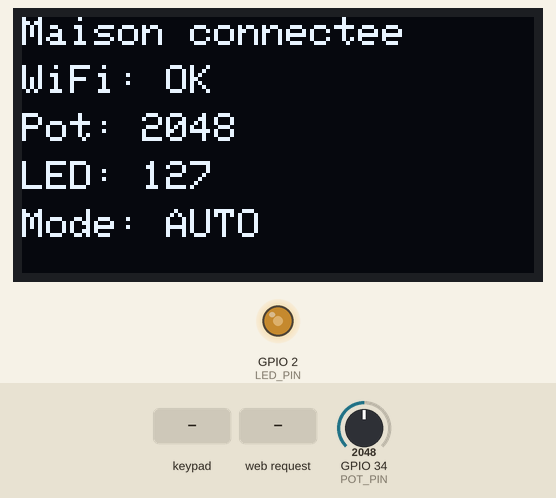
This program was run on a simulated ESP32. Shown: 128×64 one-colour display, output pins drawn as LEDs (lit = HIGH). Inputs (shaded band) come from the test bench; at power-on: GPIO 34 (POT_PIN) = 2048. WiFi joins after 1.5 s; servers stay silent unless stated; what the program prints to the serial monitor is not drawn.

Above: at 2.7 s.
2.8 s: keypad keys 1 2 3 4 5 6 7 8 A pressed 0.4 s apart
At 8.4 s:
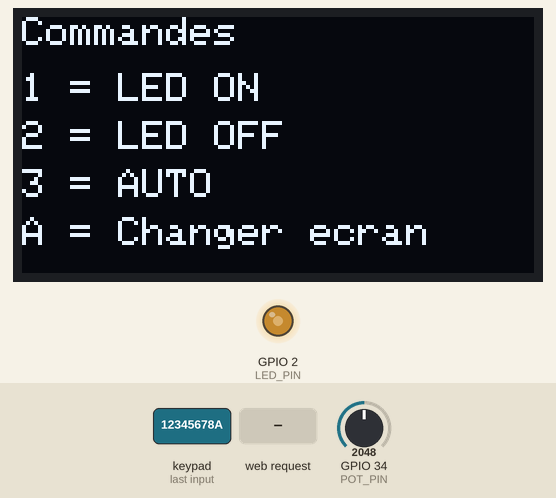
8.7 s: GPIO 34 (POT_PIN) set to 2866
At 9.3 s:
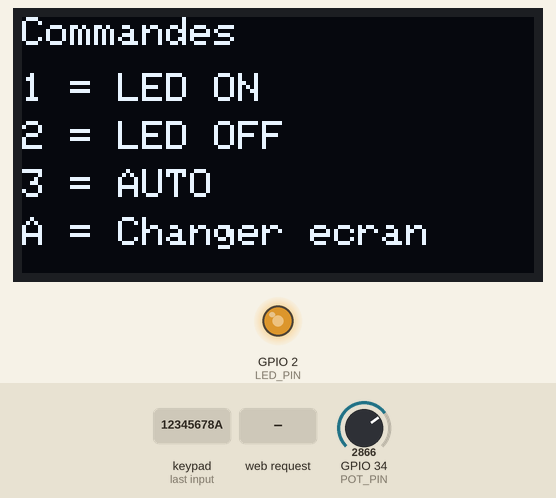
10.3 s: HTTP request GET /oled/change received
At 11.7 s:
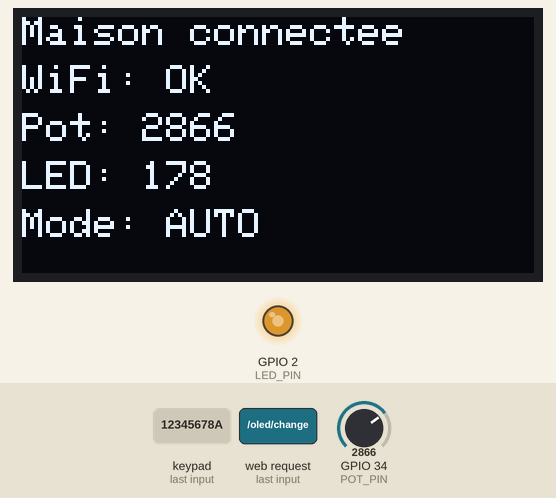
12.0 s: GPIO 34 (POT_PIN) set to 960
At 12.4 s:
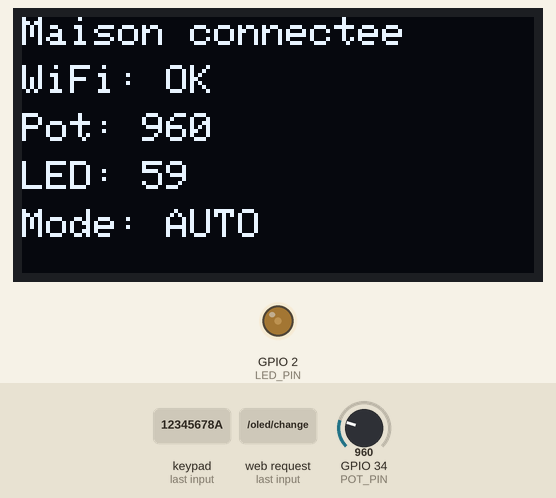
13.6 s: keypad keys 1 3 9 7 2 2 2 2 A pressed 0.4 s apart
At 16.5 s:
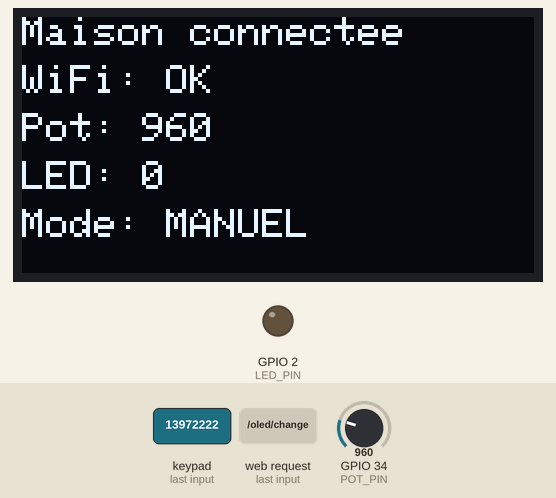
19.4 s: HTTP request GET /led/on received
At 21.1 s:
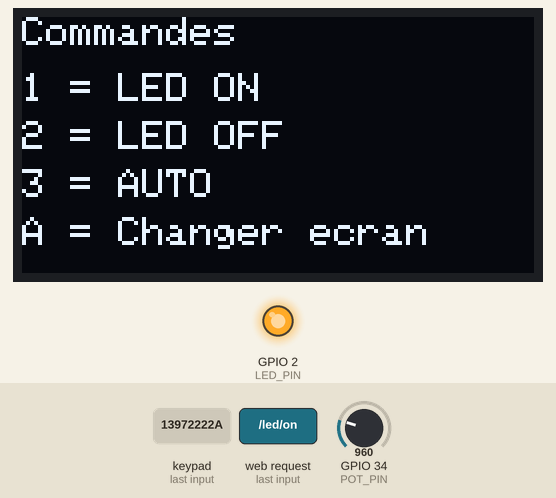
Timing chart, 0 to 22.2 s (numbered marks = the images above; inputs shaded):
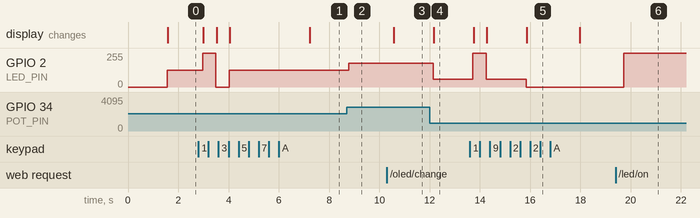

Measured:
- after the input at 2.8 s, GPIO 2 (LED_PIN): 127/255 → 255/255 after 0.17 s, → 0/255 0.53 s later, → 127/255 0.53 s later; the display: first changes after 0.20 s (image 1 shows a later state)
- after the input at 8.7 s, GPIO 2 (LED_PIN): 127/255 → 177/255 after 0.09 s
- after the input at 10.3 s, the display: changes after 0.28 s (image 3)
- after the input at 12.0 s, GPIO 2 (LED_PIN): 177/255 → 59/255 after 0.14 s; the display: changes after 0.16 s (image 4)
- after the input at 13.6 s, GPIO 2 (LED_PIN): 59/255 → 255/255 after 0.12 s, → 59/255 0.53 s later, → 0/255 1.6 s later; the display: first changes after 0.15 s (image 5 shows a later state)
- after the input at 19.4 s, GPIO 2 (LED_PIN): 0/255 → 255/255 after 0.32 s

The program:

main.cpp
```cpp
#include <WiFi.h>
#include <Wire.h>
#include <Adafruit_GFX.h>
#include <Adafruit_SSD1306.h>
#include <Keypad.h>

// ================= OLED =================
#define SCREEN_WIDTH 128
#define SCREEN_HEIGHT 64
Adafruit_SSD1306 display(SCREEN_WIDTH, SCREEN_HEIGHT, &Wire, -1);

// ================= LED + POT =================
#define LED_PIN 2
#define POT_PIN 34

#define PWM_CHANNEL 0
#define PWM_FREQ 5000
#define PWM_RESOLUTION 8

// ================= WIFI =================
const char* ssid = "Sims43";
const char* password = "12345678";   // remplace ici

WiFiServer server(80);

// ================= CLAVIER =================
const byte ROWS = 4;
const byte COLS = 4;

char keys[ROWS][COLS] = {
  {'1','2','3','A'},
  {'4','5','6','B'},
  {'7','8','9','C'},
  {'*','0','#','D'}
};

byte colPins[COLS] = {13, 12, 14, 27};
byte rowPins[ROWS] = {26, 25, 33, 32};

Keypad keypad = Keypad(makeKeymap(keys), rowPins, colPins, ROWS, COLS);

// ================= VARIABLES =================
bool wifiOK = false;
bool modeAuto = true;
int luminosite = 0;
int valeurPot = 0;
int pageOLED = 0;

// ================= WIFI =================
void connectWiFi() {
  WiFi.begin(ssid, password);
  Serial.print("Connexion WiFi");

  unsigned long start = millis();

  while (WiFi.status() != WL_CONNECTED && millis() - start < 15000) {
    delay(500);
    Serial.print(".");
  }

  if (WiFi.status() == WL_CONNECTED) {
    wifiOK = true;
    Serial.println("\nConnecte !");
    Serial.print("IP: ");
    Serial.println(WiFi.localIP());
    server.begin();
  } else {
    Serial.println("\nEchec WiFi");
    wifiOK = false;
  }
}

// ================= OLED =================
void afficherPageInfos() {
  display.clearDisplay();
  display.setTextSize(1);
  display.setTextColor(WHITE);

  display.setCursor(0, 0);
  display.println("Maison connectee");

  display.setCursor(0, 12);
  display.print("WiFi: ");
  display.println(wifiOK ? "OK" : "NON");

  display.setCursor(0, 24);
  display.print("Pot: ");
  display.println(valeurPot);

  display.setCursor(0, 36);
  display.print("LED: ");
  display.println(luminosite);

  display.setCursor(0, 48);
  display.print("Mode: ");
  display.println(modeAuto ? "AUTO" : "MANUEL");

  display.display();
}

void afficherPageCommandes() {
  display.clearDisplay();
  display.setTextSize(1);
  display.setTextColor(WHITE);

  display.setCursor(0, 0);
  display.println("Commandes");

  display.setCursor(0, 14);
  display.println("1 = LED ON");

  display.setCursor(0, 26);
  display.println("2 = LED OFF");

  display.setCursor(0, 38);
  display.println("3 = AUTO");

  display.setCursor(0, 50);
  display.println("A = Changer ecran");

  display.display();
}

void afficherOLED() {
  if (pageOLED == 0) {
    afficherPageInfos();
  } else {
    afficherPageCommandes();
  }
}

// ================= COMMANDES =================
void ledOn() {
  modeAuto = false;
  luminosite = 255;
}

void ledOff() {
  modeAuto = false;
  luminosite = 0;
}

void modeAutoOn() {
  modeAuto = true;
}

void changerEcranOLED() {
  pageOLED = (pageOLED + 1) % 2;
}

// ================= CLAVIER =================
void gererClavier() {
  char key = keypad.getKey();

  if (key) {
    Serial.print("Touche: ");
    Serial.println(key);

    if (key == '1') {
      ledOn();
    }
    else if (key == '2') {
      ledOff();
    }
    else if (key == '3') {
      modeAutoOn();
    }
    else if (key == 'A') {
      changerEcranOLED();
    }
  }
}

// ================= LED + POT =================
void gererLED() {
  valeurPot = analogRead(POT_PIN);

  if (modeAuto) {
    luminosite = map(valeurPot, 0, 4095, 0, 255);
  }

  ledcWrite(PWM_CHANNEL, luminosite);
}

// ================= PAGE WEB =================
String genererPageHTML() {
  String html = "<!DOCTYPE html><html><head>";
  html += "<meta charset='utf-8'>";
  html += "<meta name='viewport' content='width=device-width, initial-scale=1'>";
  html += "<meta http-equiv='refresh' content='3'>";
  html += "<title>ESP32 Maison Connectee</title>";
  html += "<style>";
  html += "body{font-family:Arial; padding:20px; background:#f5f5f5;}";
  html += "h1{color:#222;}";
  html += ".card{background:white; padding:16px; border-radius:12px; margin-bottom:16px; box-shadow:0 2px 8px rgba(0,0,0,0.1);}";
  html += ".btn{display:inline-block; padding:12px 18px; margin:6px; text-decoration:none; border-radius:8px; color:white; font-weight:bold;}";
  html += ".on{background:#28a745;}";
  html += ".off{background:#dc3545;}";
  html += ".auto{background:#007bff;}";
  html += ".oled{background:#6f42c1;}";
  html += "</style>";
  html += "</head><body>";

  html += "<h1>ESP32 Maison Connectee</h1>";

  html += "<div class='card'>";
  html += "<p><b>Potentiometre :</b> " + String(valeurPot) + "</p>";
  html += "<p><b>Luminosite LED :</b> " + String(luminosite) + "</p>";
  html += "<p><b>Mode :</b> " + String(modeAuto ? "AUTO" : "MANUEL") + "</p>";
  html += "<p><b>WiFi :</b> " + String(wifiOK ? "OK" : "NON") + "</p>";
  html += "<p><b>Page OLED :</b> " + String(pageOLED == 0 ? "Infos" : "Commandes") + "</p>";
  html += "</div>";

  html += "<div class='card'>";
  html += "<h2>Commandes</h2>";
  html += "<a class='btn on' href='/led/on'>LED ON</a>";
  html += "<a class='btn off' href='/led/off'>LED OFF</a>";
  html += "<a class='btn auto' href='/mode/auto'>MODE AUTO</a>";
  html += "<a class='btn oled' href='/oled/change'>CHANGER ECRAN OLED</a>";
  html += "</div>";

  html += "</body></html>";
  return html;
}

// ================= WEB =================
void gererWeb() {
  if (!wifiOK) return;

  WiFiClient client = server.available();
  if (!client) return;

  unsigned long timeout = millis();
  while (client.connected() && !client.available() && millis() - timeout < 1000) {
    delay(1);
  }

  if (!client.available()) {
    client.stop();
    return;
  }

  String request = client.readStringUntil('\r');
  client.flush();

  Serial.println("Requete HTTP:");
  Serial.println(request);

  bool action = false;

if (request.indexOf("GET /led/on") >= 0) {
  ledOn();
  action = true;
}
else if (request.indexOf("GET /led/off") >= 0) {
  ledOff();
  action = true;
}
else if (request.indexOf("GET /mode/auto") >= 0) {
  modeAutoOn();
  action = true;
}
else if (request.indexOf("GET /oled/change") >= 0) {
  changerEcranOLED();
  action = true;
}

if (action) {
  client.println("HTTP/1.1 303 See Other");
  client.println("Location: /");
  client.println("Connection: close");
  client.println();
  client.stop();
  return;
}

String html = genererPageHTML();

client.println("HTTP/1.1 200 OK");
client.println("Content-type:text/html; charset=utf-8");
client.println("Connection: close");
client.println();
client.println(html);

client.stop();
}

// ================= SETUP =================
void setup() {
  Serial.begin(115200);

  ledcSetup(PWM_CHANNEL, PWM_FREQ, PWM_RESOLUTION);
  ledcAttachPin(LED_PIN, PWM_CHANNEL);

  if (!display.begin(SSD1306_SWITCHCAPVCC, 0x3C)) {
    Serial.println("Erreur OLED");
    while (true);
  }

  display.clearDisplay();
  display.setTextSize(1);
  display.setTextColor(WHITE);
  display.setCursor(0, 20);
  display.println("Demarrage...");
  display.display();

  connectWiFi();
}

// ================= LOOP =================
void loop() {
  gererClavier();
  gererLED();
  afficherOLED();
  gererWeb();

  delay(150);
}
```
